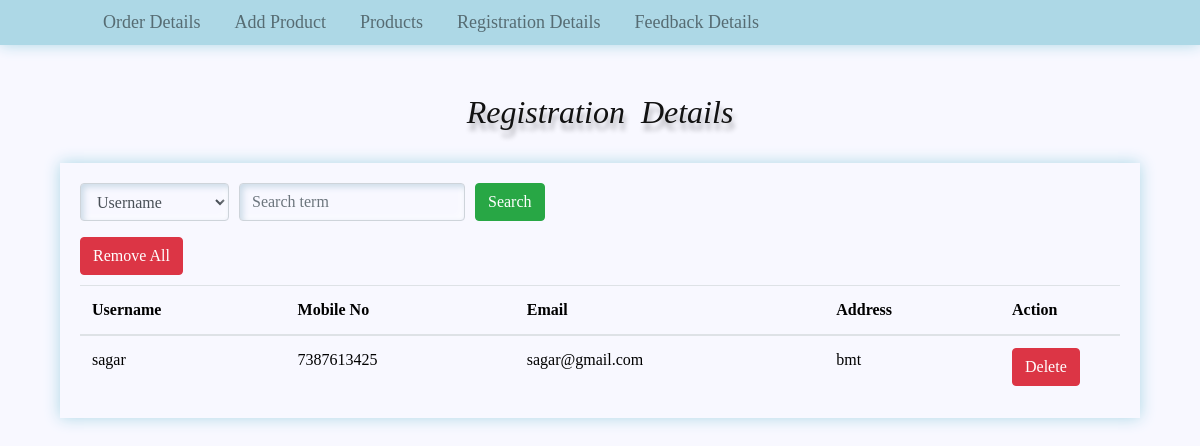
Screenshot of /Admin/custdetails.php with the database file from the repository.
### tables this page shows
CREATE TABLE `cust_regis` (
  `id` int(100) NOT NULL auto_increment,
  `username` varchar(20) NOT NULL,
  `mobile` bigint(10) NOT NULL,
  `email` varchar(20) NOT NULL,
  `password` varchar(20) NOT NULL,
  `address` varchar(40) NOT NULL,
  PRIMARY KEY  (`id`)
);

### Admin/custdetails.php (the view, shortened to what this page needs)
<!DOCTYPE html>
<html>
<head>
  <link rel="stylesheet" href="https://maxcdn.bootstrapcdn.com/bootstrap/4.0.0/css/bootstrap.min.css">
</head>
<body style="background-color: ghostwhite; font-family: Times New Roman;">
<?php include_once('navbar.php'); ?><br>
<div class="container mt-4">
  <center>
    <h2 style="font-family: Times new romans; background-color: ghostwhite;" class="txt"><i>Registration&nbsp; Details</i></h2><br>
  </center>
  <div class="container">
    <div class="row justify-content-center">
      <div class="col-12">
        <div class="card-body shdwss" style="background-color: ghostwhite;">
          <form method="GET" action="">
            <div class="form-row align-items-center mb-3">
              <div class="col-auto">
                <select style="background-color:ghostwhite;" class="form-control shdww" name="search_by">
                  <option value="username">Username</option>
                </select>
              </div>
              <div class="col-auto">
                <input style="background-color:ghostwhite;" type="text" name="search_value" class="form-control shdww" placeholder="Search term">
              </div>
              <div class="col-auto">
                <button type="submit" class="btn btn-success">Search</button>
              </div>
            </div>
          </form>
          <div class="table-responsive">
            <button type="button" class="btn btn-danger delete-all-btn" onclick="confirmDeleteAll()">Remove All</button>
            <table class="table table-light table-borderless mb-0" style="background-color: ghostwhite;">
              <thead>
                <tr>
                  <th>Username</th>
                  <th>Mobile No</th>
                  <th>Email</th>
                  <th>Address</th>
                  <th class="action-column">Action</th>
                </tr>
              </thead>
              <tbody>
                <?php
                   $servername = "localhost";
                   $username = "root";
                   $password = "";
                   $dbname = "library_system";
                   $conn = new mysqli($servername, $username, $password, $dbname);
                   if (isset($_GET['search_value']) && isset($_GET['search_by'])) {
                     $search_value = $_GET['search_value'];
                     $search_by = $_GET['search_by'];
                     $query = "SELECT * FROM cust_regis WHERE $search_by LIKE '%$search_value%'";
                   } else {
                     $query = "SELECT * FROM cust_regis";
                   }
                   $result = mysqli_query($conn, $query);
                   if (mysqli_num_rows($result) > 0) {
                     while ($row = mysqli_fetch_assoc($result)) {
                       echo "<tr>";
                       echo "<td>" . $row['username'] . "</td>";
                       echo "<td>" . $row['mobile'] . "</td>";
                       echo "<td>" . $row['email'] . "</td>";
                       echo "<td>" . $row['address'] . "</td>";
                       echo "<td><form method='post'><input type='hidden' name='username' value='" . $row['id'] . "'><button type='submit' name='Remove' class='btn btn-danger'>Delete</button></form></td>";
                       echo "</tr>";
                     }
                   } else {
                     echo "<tr><td colspan='5'>No user details found</td></tr>";
                   }
                ?>
              </tbody>
            </table>
          </div>
        </div>
      </div>
    </div>
  </div>
</div>
</body>
</html>

### Admin/custdetails.php (style rules this page uses)
html, body, .intro { height: 100%; }
table td, table th { text-overflow: ellipsis; white-space: nowrap; overflow: hidden; }
thead th, tbody th { color: black; }
tbody td { font-weight: 500; color: black; }
.action-column { width: 120px; }
.delete-all-btn { margin-bottom: 10px; }
.shdwss { box-shadow: 0 0 15px lightblue; }
.shdww { box-shadow: rgb(204, 219, 232) 3px 3px 6px 0px inset, rgba(255, 255, 255, 0.5) -3px -3px 6px 1px inset; }
.txt { color: #121212; text-shadow: 2px 7px 5px rgba(0,0,0,0.3), 0px -4px 10px rgba(255,255,255,0.3); }

### rows the page displays
cust_regis: username "sagar", mobile "7387613425", email "sagar@gmail.com", address "bmt"
